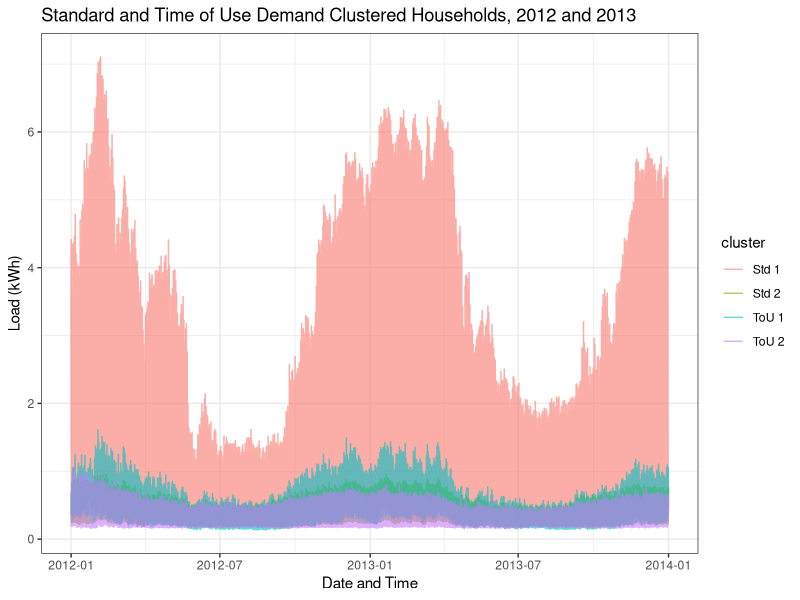
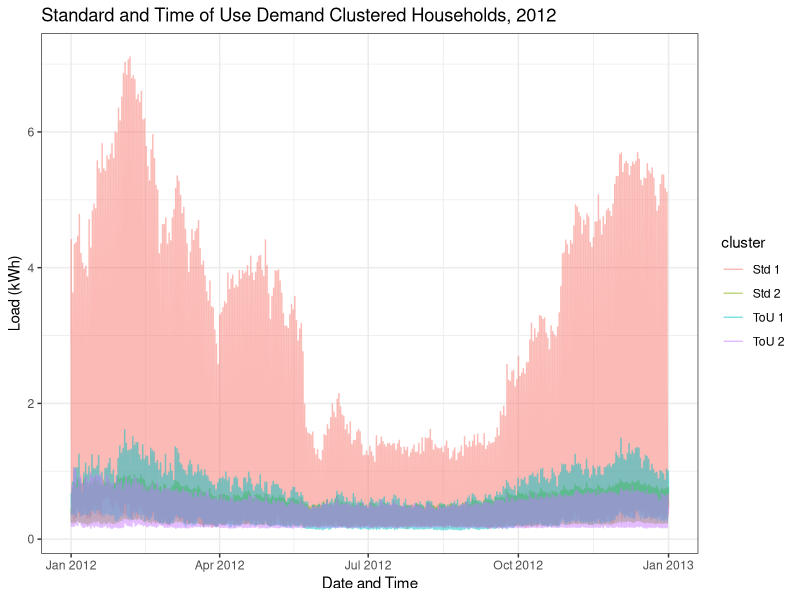
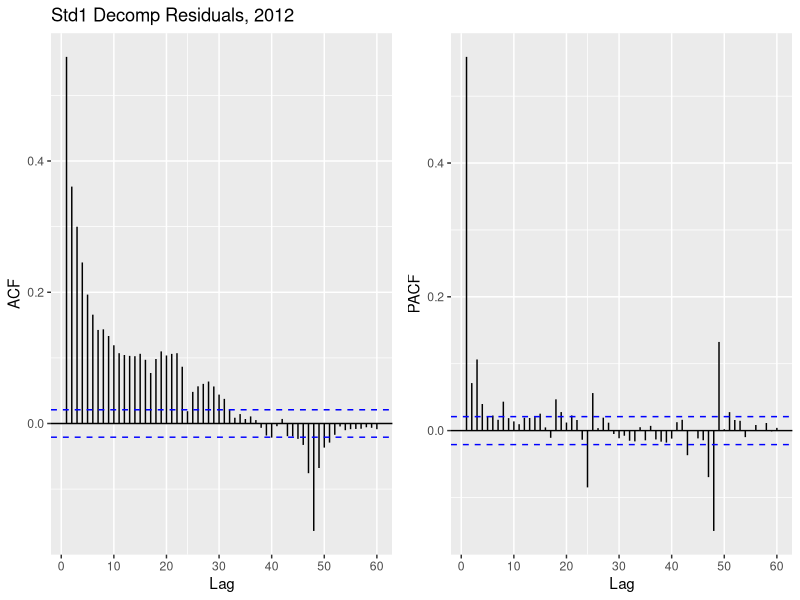
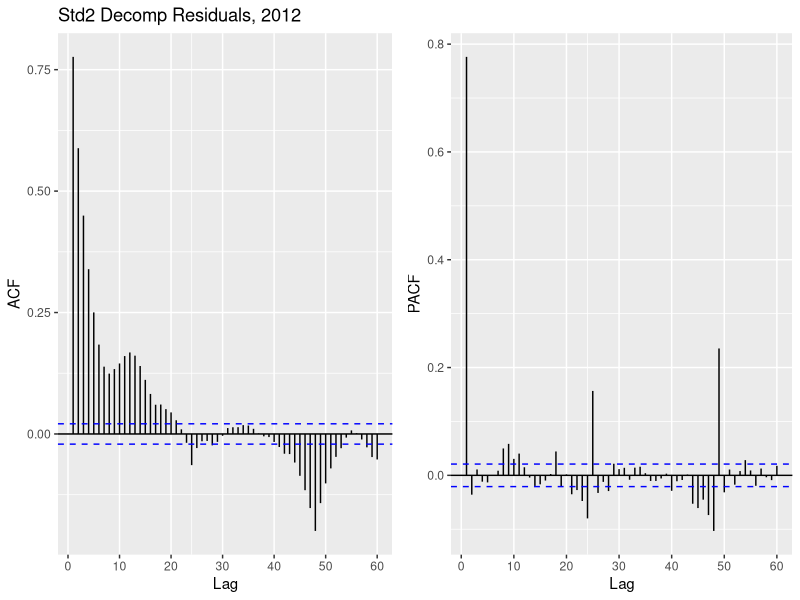
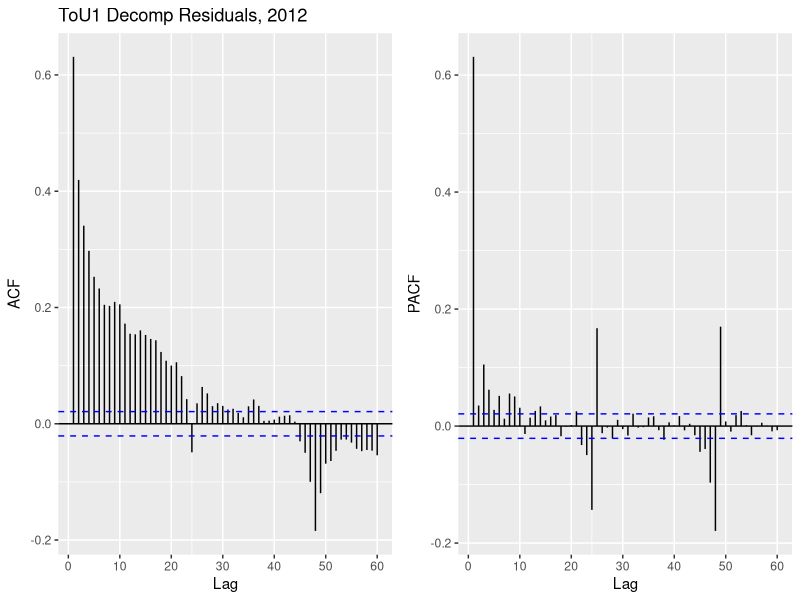
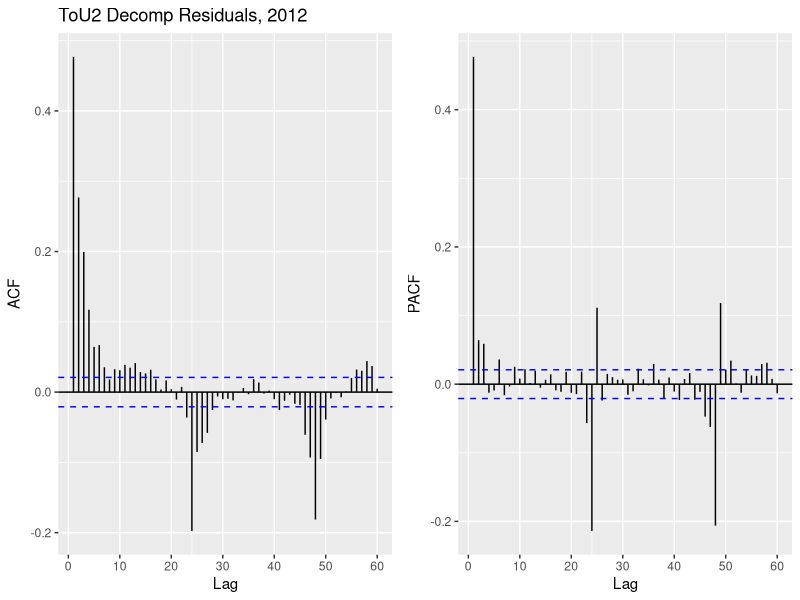

Recreate these plots in R, in order.
## ---- chunk 1
library(here)
library(tseries)
library(tidyverse)
library(lubridate)
library(cowplot)
library(forecast)
## ---- chunk 2
#load in data

raw_Std <- read.csv(file="./data/processed/Std_household_load.csv",
                            header=TRUE) %>%
  mutate(datetime = ymd_hms(datetime_utc, tz = "UTC")) %>% 
  mutate(cluster = as.character(cluster)) %>% 
  select("datetime","cluster","load_kwh") %>% 
  mutate(cluster = paste("Std",cluster))


raw_ToU <- read.csv(file="./data/processed/ToU_household_load.csv",
                            header=TRUE) %>%
  mutate(datetime = ymd_hms(datetime_utc, tz = "UTC")) %>% 
  mutate(cluster = as.character(cluster)) %>% 
  select("datetime","cluster","load_kwh") %>% 
  mutate(cluster = paste("ToU",cluster))
## ---- chunk 3

raw_all <- rbind(raw_Std,raw_ToU)

#raw visualization
ggplot(raw_all)+
  geom_line(aes(x = datetime, y = load_kwh,color = cluster), alpha = 0.6)+
  labs(x = "Date and Time", y = "Load (kWh)")+
  ggtitle("Standard and Time of Use Demand Clustered Households, 2012 and 2013")+
  theme_bw()

#2012 visualization
raw_Std_2012 <- raw_Std %>% 
  filter(year(datetime)==2012)

raw_ToU_2012 <- raw_ToU %>% 
  filter(year(datetime)==2012)

raw_all_2012 <- rbind(raw_Std_2012,raw_ToU_2012)

ggplot(raw_all_2012)+
  geom_line(aes(x = datetime, y = load_kwh,color = cluster), alpha = 0.5)+
  labs(x = "Date and Time", y = "Load (kWh)")+
  ggtitle("Standard and Time of Use Demand Clustered Households, 2012")+
  theme_bw()
## ---- chunk 4
processed_Std_2012 <- raw_Std %>%
  pivot_wider(names_from = cluster,
              values_from = load_kwh) %>% 
  select("datetime","Std 1","Std 2") %>% 
  filter(year(datetime) == 2012)

processed_ToU_2012 <- raw_ToU %>%
  pivot_wider(names_from = cluster,
              values_from = load_kwh) %>% 
  select("datetime","ToU 1","ToU 2") %>% 
  filter(year(datetime) == 2012)

processed_Std_2013 <- raw_Std %>%
  pivot_wider(names_from = cluster,
              values_from = load_kwh) %>% 
  select("datetime","Std 1","Std 2") %>% 
  filter(year(datetime) == 2013)

processed_ToU_2013 <- raw_ToU %>%
  pivot_wider(names_from = cluster,
              values_from = load_kwh) %>% 
  select("datetime","ToU 1","ToU 2") %>% 
  filter(year(datetime) == 2013)

## ---- chunk 5

#2012
ts_Std1_2012 <- msts(processed_Std_2012$`Std 1`, 
                            seasonal.periods =c(24,168,8766),
                            start=c(2012,1,0)) 

ts_Std2_2012 <- msts(processed_Std_2012$`Std 2`, 
                            seasonal.periods =c(24,168,8766),
                            start=c(2012,1,0)) 

ts_ToU1_2012 <- msts(processed_ToU_2012$`ToU 1`, 
                            seasonal.periods =c(24,168,8766),
                            start=c(2012,1,0)) 

ts_ToU2_2012 <- msts(processed_ToU_2012$`ToU 2`, 
                            seasonal.periods =c(24,168,8766),
                            start=c(2012,1,0)) 

#2013

ts_Std1_2013 <- msts(processed_Std_2013$`Std 1`, 
                            seasonal.periods =c(24,168,8766),
                            start=c(2013,1,0)) 

ts_Std2_2013 <- msts(processed_Std_2013$`Std 2`, 
                            seasonal.periods =c(24,168,8766),
                            start=c(2013,1,0)) 

ts_ToU1_2013 <- msts(processed_ToU_2013$`ToU 1`, 
                            seasonal.periods =c(24,168,8766),
                            start=c(2013,1,0)) 

ts_ToU2_2013 <- msts(processed_ToU_2013$`ToU 2`, 
                            seasonal.periods =c(24,168,8766),
                            start=c(2013,1,0))

## ---- chunk 6
#std1 decomposition
Std1_2012_decomp <- ts_Std1_2012 %>% mstl()

#std2 decomp
Std2_2012_decomp <- ts_Std2_2012 %>% mstl() 

#tou1 decomposition
ToU1_2012_decomp <- ts_ToU1_2012 %>% mstl() 

#tou2 decomp
ToU2_2012_decomp <- ts_ToU2_2012 %>% mstl() 
## ---- chunk 7

plot_grid(
  autoplot(Acf(Std1_2012_decomp[,"Remainder"], lag.max = 60,plot = FALSE), main ="Std1 Decomp Residuals, 2012"),
  autoplot(Pacf(Std1_2012_decomp[,"Remainder"], lag.max = 60,plot = FALSE), main = "")
)

plot_grid(
  autoplot(Acf(Std2_2012_decomp[,"Remainder"], lag.max = 60,plot = FALSE), main ="Std2 Decomp Residuals, 2012"),
  autoplot(Pacf(Std2_2012_decomp[,"Remainder"], lag.max = 60,plot = FALSE), main = "")
)

plot_grid(
  autoplot(Acf(ToU1_2012_decomp[,"Remainder"], lag.max = 60,plot = FALSE), main ="ToU1 Decomp Residuals, 2012"),
  autoplot(Pacf(ToU1_2012_decomp[,"Remainder"], lag.max = 60,plot = FALSE), main = "")
)

plot_grid(
  autoplot(Acf(ToU2_2012_decomp[,"Remainder"], lag.max = 60,plot = FALSE), main ="ToU2 Decomp Residuals, 2012"),
  autoplot(Pacf(ToU2_2012_decomp[,"Remainder"], lag.max = 60,plot = FALSE), main = "")
)
